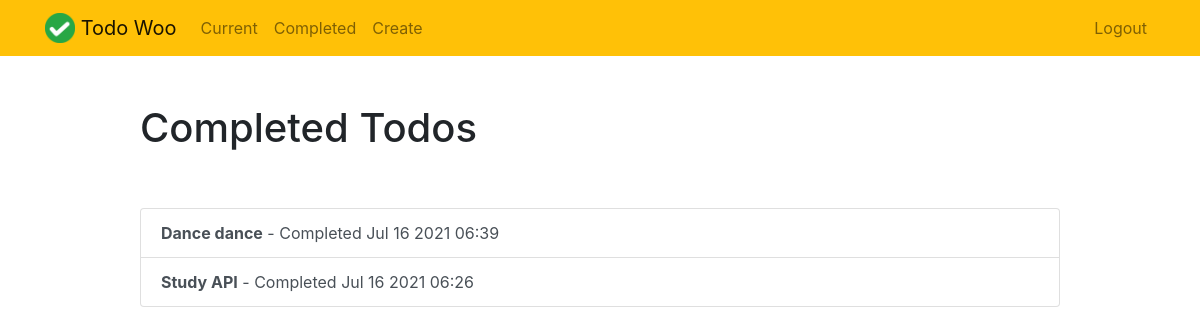
The app's page /completed/ (signed in) with its own data.
### todo/models.py (models this page shows, shortened)
class Todo(models.Model):
    title = models.CharField(max_length=100)
    memo = models.TextField(blank=True)
    created = models.DateTimeField(auto_now_add=True)
    datecompleted = models.DateTimeField(null=True, blank=True)
    important = models.BooleanField(default=False)
    user = models.ForeignKey(User, on_delete=models.CASCADE)

### todo/views.py (the view)
# urls.py: path('completed/', views.completedtodos, name='completedtodos'),
@login_required
def completedtodos(request):
    todos = Todo.objects.filter(user=request.user, datecompleted__isnull=False).order_by('-datecompleted')
    return render(request, 'todo/completedtodos.html', {'todos':todos})

### todo/templates/todo/completedtodos.html
{% extends "todo/base.html" %}
{% block content %}
    <div class="row justify-content-center mt-5">
        <div class="col-md-10">
            <h1>Completed Todos</h1>
        </div>
    </div>
    <div class="row justify-content-center mt-5">
        <div class="col-md-10">
            <div class="list-group">
                {% for todo in todos %}
                    <a href="{% url 'viewtodo' todo.id %}" class="list-group-item list-group-item-action{% if todo.important %} list-group-item-danger{% endif %}"><b>{{ todo.title }}</b> - Completed {{ todo.datecompleted|date:'M j Y H:i' }}</a>
                {% endfor %}
            </div>
        </div>
    </div>
{% endblock %}

### records on screen
Todo: title "Dance dance", datecompleted "Jul 16 2021 06:39"
Todo: title "Study API", datecompleted "Jul 16 2021 06:26"
